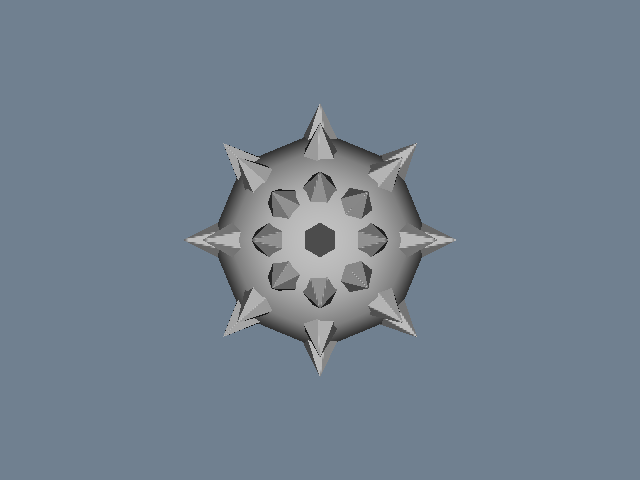

Generate this figure with Python:
#!/usr/bin/env python

# Create a mace by glyphing cones onto the vertices of a sphere.

# Factory overrides: importing these modules registers the OpenGL rendering
# and interaction style implementations for vtkRenderingCore factory classes.
import vtkmodules.vtkInteractionStyle  # noqa: F401
import vtkmodules.vtkRenderingOpenGL2  # noqa: F401

# VTK pipeline classes used in this example
from vtkmodules.vtkFiltersCore import vtkGlyph3D
from vtkmodules.vtkFiltersSources import (
    vtkConeSource,
    vtkSphereSource,
)
from vtkmodules.vtkRenderingCore import (
    vtkActor,
    vtkPolyDataMapper,
    vtkRenderWindow,
    vtkRenderWindowInteractor,
    vtkRenderer,
)

# Colors (normalized RGB)
silver = (0.753, 0.753, 0.753)
background = (0.439, 0.502, 0.565)

# Source: generate a low-resolution sphere (the ball)
sphere = vtkSphereSource()
sphere.SetThetaResolution(8)
sphere.SetPhiResolution(8)

# Mapper: map the sphere polygon data
sphere_mapper = vtkPolyDataMapper()
sphere_mapper.SetInputConnection(sphere.GetOutputPort())

# Actor: the central ball
sphere_actor = vtkActor()
sphere_actor.SetMapper(sphere_mapper)
sphere_actor.GetProperty().SetColor(silver)

# Source: generate a cone (the spike template)
cone = vtkConeSource()
cone.SetResolution(6)

# Filter: glyph cones onto each sphere vertex using surface normals
glyph = vtkGlyph3D()
glyph.SetInputConnection(sphere.GetOutputPort())
glyph.SetSourceConnection(cone.GetOutputPort())
glyph.SetVectorModeToUseNormal()
glyph.SetScaleModeToScaleByVector()
glyph.SetScaleFactor(0.25)

# Mapper: map the glyphed spike data
spike_mapper = vtkPolyDataMapper()
spike_mapper.SetInputConnection(glyph.GetOutputPort())

# Actor: the spikes
spike_actor = vtkActor()
spike_actor.SetMapper(spike_mapper)
spike_actor.GetProperty().SetColor(silver)

# Renderer: assemble the scene
renderer = vtkRenderer()
renderer.AddActor(sphere_actor)
renderer.AddActor(spike_actor)
renderer.SetBackground(background)

# Window: display the rendered scene
render_window = vtkRenderWindow()
render_window.AddRenderer(renderer)
render_window.SetWindowName("mace")
render_window.SetMultiSamples(0)
render_window.SetSize(640, 480)

# Interactor: handle mouse and keyboard events
interactor = vtkRenderWindowInteractor()
interactor.SetRenderWindow(render_window)

# Launch the interactive visualization
render_window.Render()
interactor.Start()
